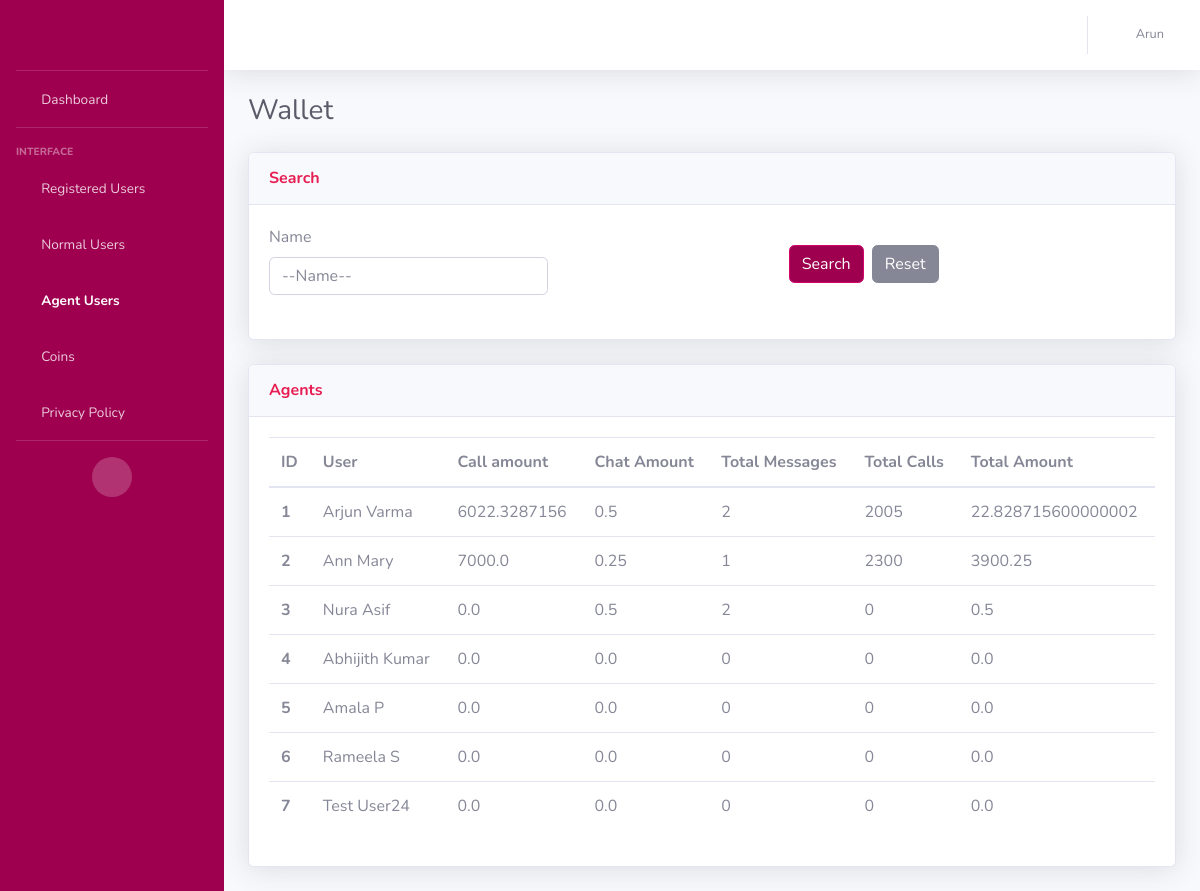
The page /wallet_agent_user (signed in) on the database its author committed.
### AdminApp/models.py (models this page shows, shortened)
class WalletModel(models.Model):
    wallet_id = models.AutoField(primary_key=True)
    user = models.ForeignKey(CustomerModel, on_delete=models.CASCADE)
    wallet_coins = models.IntegerField(default=300, null=True)
    messages_remaining = models.IntegerField(default=0)  # For normal users
    call_amount = models.FloatField(default=0.0)
    chat_amount = models.FloatField(default=0.0)
    total_messages_received = models.IntegerField(default=0)
    total_minutes = models.IntegerField(default=0)
    total_amount = models.FloatField(default=0.0)

class CustomerModel(models.Model):
    NORMAL_USER = 'Normal User'
    AGENT_USER = 'Agent User'
    USER_STATUS_CHOICES = [
        (NORMAL_USER, 'Normal User'),
        (AGENT_USER, 'Agent User'),
    ]
    BOTH = 'Both'
    MALAYALAM = 'Malayalam'
    TAMIL = 'Tamil'
    LANGUAGE_CHOICES = [
        (BOTH, 'Both'),
        (MALAYALAM, 'Malayalam'),
        (TAMIL, 'Tamil'),
    ]
    MALE = 'Male'
    FEMALE = 'Female'
    GENDER_CHOICES = [
        (MALE, 'Male'),
        (FEMALE, 'Female')
    ]
    customer_id = models.AutoField(primary_key=True)
    customer_first_name = models.CharField(max_length=100, default="unknown")
    customer_last_name = models.CharField(max_length=100, default="unknown")
    customer_email = models.EmailField(default="unknown")
    customer_contact = models.CharField(max_length=50)
    gender = models.CharField(
        max_length=20,
        choices=GENDER_CHOICES,
        null=True
    )
    status = models.CharField(
        max_length=20,
        choices=USER_STATUS_CHOICES,
        default=NORMAL_USER,
    )
    is_online = models.BooleanField(default=False)
    languages = models.CharField(
        max_length=20,
        choices=LANGUAGE_CHOICES,
        default=BOTH,
    )
    is_existing = models.BooleanField(default=False)
    adhaar_no = models.CharField(max_length=50, default="unknown")
    rating = models.IntegerField()
    terms_conditions = models.BooleanField(default=False)
    customer_password = models.CharField(max_length=100, default='unknown')
    @property
    def rating(self):
        from .models import RatingModel
        rating = RatingModel.objects.filter(agent=self).aggregate(Avg('ratings')).get('ratings__avg')
        return rating if rating is not None else 0

### AdminApp/views.py (the view)
# urls.py: path('wallet_agent_user', views.wallet_agentuser, name='wallet_agent_users'),
def wallet_agentuser(request):
    username = request.session.get('user', None)
    if username is None:
        return redirect('/login')
    wallets = WalletModel.objects.filter(user__status='Agent User')
    if request.method == 'GET':
        name = request.GET.get('name', '').strip()
        if name:
            wallets = wallets.filter(user__customer_first_name__istartswith=name)
    return render(request, 'agentuser_wallet.html', {'wallets': wallets, 'username': username})

### templates/agentuser_wallet.html (shortened to what this page needs)
<!DOCTYPE html>
<html lang="en">
<head>
    {% load static %}
    <link href="{% static 'vendor/fontawesome-free/css/all.min.css' %}" rel="stylesheet" type="text/css">
    <link href="{% static 'css/sb-admin-2.min.css' %}" rel="stylesheet">
</head>
<body id="page-top">
    <div id="wrapper">
        <ul class="navbar-nav bg-gradient-primary sidebar sidebar-dark accordion" id="accordionSidebar">
            <a class="sidebar-brand d-flex align-items-center justify-content-center" href="{% url 'home' %}">
                <div class="logo" style="background-image: url({% static 'img/call-match.png' %});"></div>
            </a>
            <hr class="sidebar-divider my-0">
            <li class="nav-item ">
                <a class="nav-link" href="{% url 'home' %}">
                    <i class="fas fa-fw fa-tachometer-alt"></i>
                    <span>Dashboard</span></a>
            </li>
            <hr class="sidebar-divider">
            <div class="sidebar-heading">
                Interface
            </div>
            <li class="nav-item">
                <a class="nav-link" href="{% url 'users' %}">
                    <i class="fas fa-fw fa-table"></i>
                    <span>Registered Users</span></a>
            </li>
            <li class="nav-item">
                <a class="nav-link collapsed" href="#" data-toggle="collapse" data-target="#collapseUtilities"
                    aria-expanded="true" aria-controls="collapseUtilities">
                    <i class="fas fa-fw fa-users"></i>
                    <span>Normal Users</span>
                </a>
            </li>
            <li class="nav-item active">
                <a class="nav-link collapsed" href="#" data-toggle="collapse" data-target="#collapseUtilities1"
                    aria-expanded="true" aria-controls="collapseUtilities1">
                    <i class="fas fa-fw fa-users"></i>
                    <span>Agent Users</span>
                </a>
            </li>
            <li class="nav-item">
                <a class="nav-link collapsed" href="#" data-toggle="collapse" data-target="#collapseUtilities2"
                    aria-expanded="true" aria-controls="collapseUtilities1">
                    <i class="fas fa-fw fa-coins"></i>
                    <span>Coins</span>
                </a>
            </li>
            <li class="nav-item">
                <a class="nav-link collapsed" href="{% url 'privacy-policy' %}"
                    aria-expanded="true" aria-controls="collapseUtilities1">
                    <i class="fas fa-fw fa-fingerprint"></i>
                    <span>Privacy Policy</span>
                </a>
            </li>
            <hr class="sidebar-divider">
            <div class="text-center d-none d-md-inline">
                <button class="rounded-circle border-0" id="sidebarToggle"></button>
            </div>
        </ul>
        <div id="content-wrapper" class="d-flex flex-column">
            <div id="content">
                <nav class="navbar navbar-expand navbar-light bg-white topbar mb-4 static-top shadow">
                    <ul class="navbar-nav ml-auto">
                        <li class="nav-item dropdown no-arrow">
                            <a class="nav-link dropdown-toggle" href="#" id="userDropdown" role="button"
                                data-toggle="dropdown" aria-haspopup="true" aria-expanded="false">
                                <i class="fas fa-fw fa-user"></i>
                                <span class="mr-2 d-none d-lg-inline text-gray-600 small">{{username}}</span>
                            </a>
                        </li>
                    </ul>
                </nav>
                <div class="container-fluid">
                    <div class="d-sm-flex align-items-center justify-content-between mb-4">
                        <h1 class="h3 mb-0 text-gray-800">Wallet</h1>
                    </div>
                    <div class="row">
                        <div class="col-xl-12 col-lg-7">
                            <div class="card shadow mb-4">
                                <div
                                    class="card-header py-3 d-flex flex-row align-items-center justify-content-between">
                                    <h6 class="m-0 font-weight-bold text-primary">Search</h6>
                                </div>
                                <div class="card-body">
                                    <form method="GET" action="#" class="row g-3 mb-4">
                                        <div class="col-md-4">
                                            <label for="name" class="form-label">Name</label>
                                            <input name="name" id="name" class="form-select form-control" placeholder="--Name--">
                                        </div>
                                        <div class="col d-flex justify-content-center align-items-center mt-2">
                                            <button type="submit" class="mr-2 btn btn-primary">Search</button>
                                            <a href="{% url 'wallet_agent_users' %}" class="btn btn-secondary">Reset</a>
                                        </div>
                                    </form>
                                </div>
                            </div>
                        </div>
                    </div>
                    <div class="row">
                        <div class="col">
                            <div class="card shadow mb-4">
                                <div
                                    class="card-header py-3 d-flex flex-row align-items-center justify-content-between">
                                    <h6 class="m-0 font-weight-bold text-primary">Agents</h6>
                                    <div class="dropdown no-arrow">
                                        <a class="dropdown-toggle" href="#" role="button" id="dropdownMenuLink"
                                            data-toggle="dropdown" aria-haspopup="true" aria-expanded="false">
                                            <i class="fas fa-ellipsis-v fa-sm fa-fw text-gray-400"></i>
                                        </a>
                                    </div>
                                </div>
                                <div class="card-body">
                                    <div class="table-responsive">
                                        <table class="table table-hover all-users">
                                          <thead>
                                            <tr>
                                              <th scope="col">ID</th>
                                              <th scope="col">User</th>
                                              <th scope="col">Call amount</th>
                                              <th scope="col">Chat Amount</th>
                                              <th scope="col">Total Messages</th>
                                              <th scope="col">Total Calls</th>
                                              <th scope="col">Total Amount</th>
                                            </tr>
                                          </thead>
                                          <tbody>
                                          {% for wallet in wallets %}
                                            <tr>
                                                <th scope="row">{{ forloop.counter }}</th>
                                              <td>{{wallet.user.customer_first_name}} {{wallet.user.customer_last_name}}</td>
                                              <td>{{wallet.call_amount}}</td>
                                              <td>{{wallet.chat_amount}}</td>
                                              <td>{{wallet.total_messages_received}}</td>
                                              <td>{{wallet.total_minutes}}</td>
                                              <td>{{wallet.total_amount}}</td>
                                            </tr>
                                          {% endfor %}
                                          </tbody>
                                        </table>
                                    </div>
                                </div>
                            </div>
                        </div>
                    </div>
                </div>
            </div>
        </div>
    </div>
</body>
</html>

### templates/agentuser_wallet.html (style rules this page uses)
.logo { height:2rem; width:8rem; background-position: center; background-size: cover; background-repeat: no-repeat; }

### rows shown on the page
WalletModel: user.customer_first_name "Arjun", user.customer_last_name "Varma", call_amount "6022.3287156", chat_amount "0.5", total_messages_received "2", total_minutes "2005", total_amount "22.828715600000002"
WalletModel: user.customer_first_name "Ann", user.customer_last_name "Mary", call_amount "7000.0", chat_amount "0.25", total_messages_received "1", total_minutes "2300", total_amount "3900.25"
WalletModel: user.customer_first_name "Nura", user.customer_last_name "Asif", call_amount "0.0", chat_amount "0.5", total_messages_received "2", total_minutes "0", total_amount "0.5"
WalletModel: user.customer_first_name "Abhijith", user.customer_last_name "Kumar", call_amount "0.0", chat_amount "0.0", total_messages_received "0", total_minutes "0", total_amount "0.0"
WalletModel: user.customer_first_name "Amala", user.customer_last_name "P", call_amount "0.0", chat_amount "0.0", total_messages_received "0", total_minutes "0", total_amount "0.0"
WalletModel: user.customer_first_name "Rameela", user.customer_last_name "S", call_amount "0.0", chat_amount "0.0", total_messages_received "0", total_minutes "0", total_amount "0.0"
WalletModel: user.customer_first_name "Test", user.customer_last_name "User24", call_amount "0.0", chat_amount "0.0", total_messages_received "0", total_minutes "0", total_amount "0.0"

### other values the page prints
{{ username }} "Arun"
